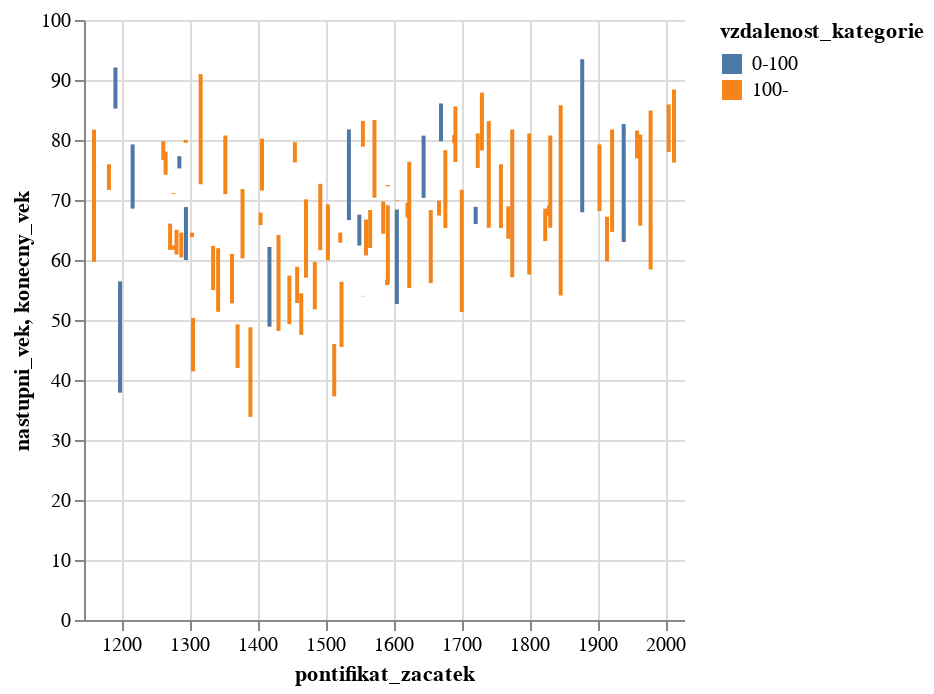

Notebook code cell kept with this figure:
### Code cell
alt.Chart(
    do_grafu_2.tail(100).filter(pl.col("narozeni_presnost") >= 9).to_pandas(),
    width=300
).mark_bar(width=2
).encode(
    alt.X("pontifikat_zacatek:T"),
    alt.Y("nastupni_vek:Q"),
    alt.Y2("konecny_vek:Q"),
    alt.Color("vzdalenost_kategorie:N")
).configure_view(stroke='transparent')
